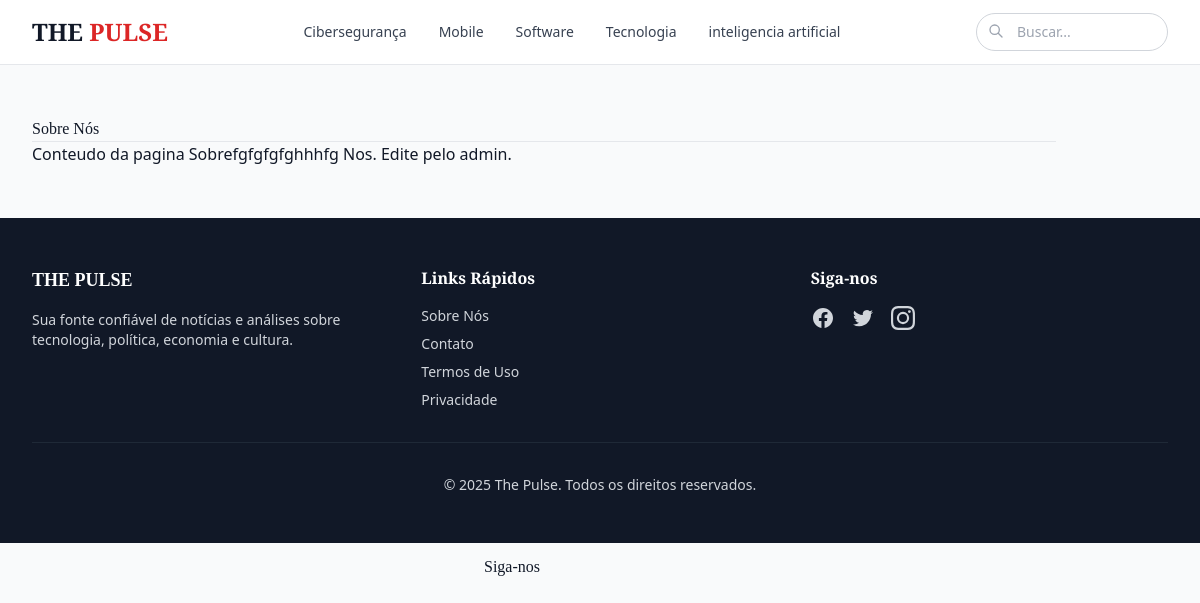
The app's page /sobre/ with its own data.
### news/models.py (models this page shows, shortened)
class Categoria(models.Model):
    name = models.CharField(max_length=80, unique=True)
    slug = models.SlugField(max_length=100, unique=True)
    cor_badge = models.CharField(
        max_length=7, default='#e63946',
        help_text='Cor em hexadecimal para o badge da categoria'
    )
    criado_em = models.DateTimeField(auto_now_add=True)
    class Meta:
        verbose_name_plural = "Categorias"
        ordering = ['name']

### core/models.py (models this page shows, shortened)
class PaginaDinamica(models.Model):
    CATEGORIAS = [
        ('sobre', 'Sobre Nós'),
        ('links', 'Links Rápidos'),
        ('termos', 'Termos de Uso'),
        ('privacidade', 'Privacidade'),
        ('contato', 'Contato'),
    ]
    categoria = models.CharField(max_length=20, choices=CATEGORIAS, unique=True)
    titulo = models.CharField(max_length=200)
    conteudo = models.TextField(help_text="HTML permitido")
    ativo = models.BooleanField(default=True)
    criado_em = models.DateTimeField(auto_now_add=True)
    atualizado_em = models.DateTimeField(auto_now=True)
    class Meta:
        verbose_name = 'Página Dinâmica'
        verbose_name_plural = 'Páginas Dinâmicas'

### core/views.py (the view)
# urls.py: path('sobre/', views.pagina_dinamica, {'categoria': 'sobre'}, name='sobre'),
def pagina_dinamica(request, categoria):
    pagina = get_object_or_404(PaginaDinamica, categoria=categoria, ativo=True)
    return render(request, 'core/pagina_dinamica.html', {'pagina': pagina})

### core/context_processors.py (called while the page is built)
def categorias(request):
    return {
        'categorias': Categoria.objects.all()
    }

### core/templates/core/pagina_dinamica.html (shortened to what this page needs)
{% extends 'base.html' %}
{% load static %}
{% block content %}
<div class="container py-5">
    <h1>{{ pagina.titulo }}</h1>
    <hr>
    <div>{{ pagina.conteudo|safe }}</div>
</div>
{% endblock %}

### core/templates/base.html (shortened to what this page needs)
<!DOCTYPE html>
<html lang="pt-BR">
<head>
    <script src="https://cdn.tailwindcss.com"></script>
</head>
<body class="bg-gray-50 text-gray-900 font-sans antialiased">
    <nav class="bg-white border-b border-gray-200 sticky top-0 z-50">
        <div class="max-w-7xl mx-auto px-4 sm:px-6 lg:px-8">
            <div class="flex justify-between items-center h-16">
                <div class="flex-shrink-0">
                    <a href="{% url 'news:home' %}" class="text-2xl font-bold font-serif" style="font-family: 'Merriweather', serif;">
                        THE <span class="text-red-600">PULSE</span>
                    </a>
                </div>
                <div class="hidden md:flex items-center space-x-8">
                    {% for cat in categorias %}
                    <a href="{% url 'news:category' cat.slug %}" class="text-sm font-medium text-gray-700 hover:text-red-600 transition">
                        {{ cat.name }}
                    </a>
                    {% endfor %}
                </div>
                <div class="hidden md:flex items-center">
                    <form action="{% url 'news:search' %}" method="GET" class="relative">
                        <input type="text" name="q" placeholder="Buscar..." class="w-48 pl-10 pr-4 py-2 rounded-full border border-gray-300 text-sm focus:outline-none focus:ring-2 focus:ring-red-400">
                        <svg class="absolute left-3 top-2.5 h-4 w-4 text-gray-400" fill="none" stroke="currentColor" viewBox="0 0 24 24">
                            <path stroke-linecap="round" stroke-linejoin="round" stroke-width="2" d="M21 21l-6-6m2-5a7 7 0 11-14 0 7 7 0 0114 0z"/>
                        </svg>
                    </form>
                </div>
            </div>
        </div>
    </nav>
    <main class="max-w-7xl mx-auto px-4 sm:px-6 lg:px-8 py-8">
        {% block content %}{% endblock %}
    </main>
    <footer class="bg-gray-900 text-gray-300">
        <div class="max-w-7xl mx-auto px-4 sm:px-6 lg:px-8 py-12">
            <div class="grid grid-cols-1 md:grid-cols-3 gap-8">
                <div>
                    <h3 class="text-white font-bold text-lg mb-4 font-serif">THE PULSE</h3>
                    <p class="text-sm">Sua fonte confiável de notícias e análises sobre tecnologia, política, economia e cultura.</p>
                </div>
                <div>
                    <h4 class="text-white font-semibold mb-4">Links Rápidos</h4>
                    <ul class="space-y-2 text-sm">
                        <li><a href="{% url 'legal:sobre_nos' %}" class="hover:text-white transition">Sobre Nós</a></li>
                        <li><a href="{% url 'legal:contato' %}" class="hover:text-white transition">Contato</a></li>
                        <li><a href="{% url 'legal:termos' %}" class="hover:text-white transition">Termos de Uso</a></li>
                        <li><a href="{% url 'legal:privacidade' %}" class="hover:text-white transition">Privacidade</a></li>
                    </ul>
                </div>
                <div>
                    <h4 class="text-white font-semibold mb-4">Siga-nos</h4>
                    <div class="flex space-x-4">
                        <a href="#" class="hover:text-white transition"></a>
                        <a href="#" class="hover:text-white transition"></a>
                        <a href="#" class="hover:text-white transition"></a>
                    </div>
                </div>
            </div>
            <div class="border-t border-gray-800 mt-8 pt-8 text-center text-sm">
                <p>&copy; 2025 The Pulse. Todos os direitos reservados.</p>
            </div>
        </div>
    </footer>
<div class="container text-center py-3">
    <h5>Siga-nos</h5>
</div>
</body>
</html>

### core/templates/base.html (style rules this page uses)
body { font-family: 'Inter', sans-serif; }
h1, h2, h3, h4, h5, h6 { font-family: 'Merriweather', serif; }

### records on screen
Categoria: name "Cibersegurança"
Categoria: name "Mobile"
Categoria: name "Software"
Categoria: name "Tecnologia"
Categoria: name "inteligencia artificial"
PaginaDinamica: titulo "Sobre Nós", conteudo "Conteudo da pagina Sobrefgfgfgfghhhfg Nos. Edite pelo admin."
